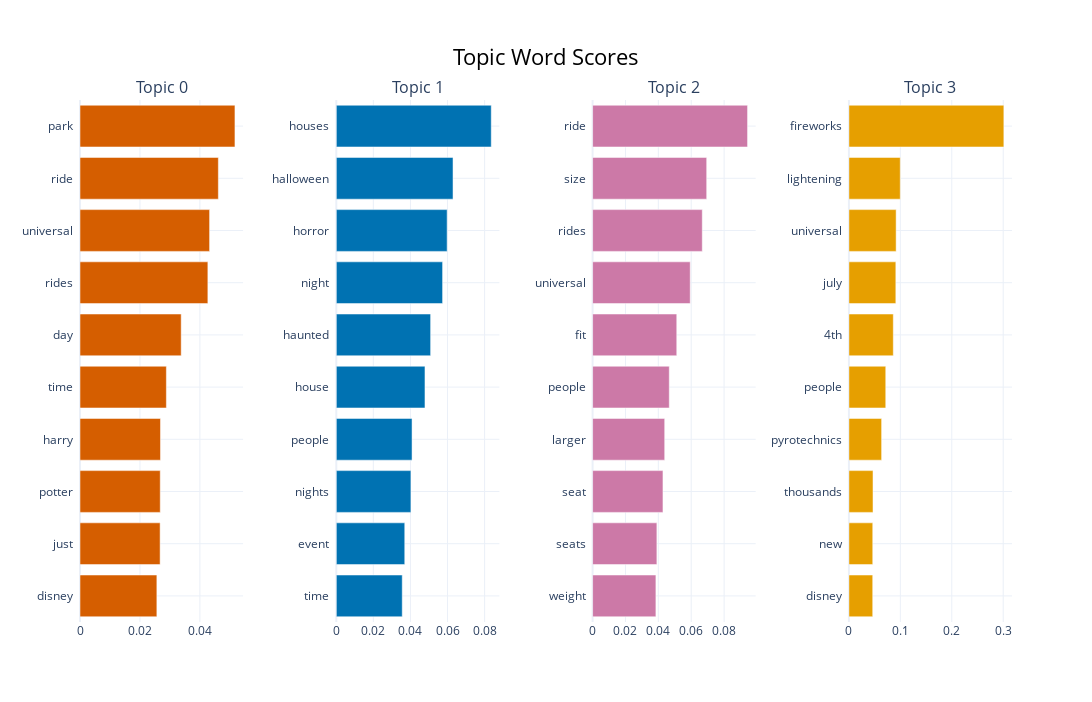

Source (notebook cell):
### Code cell
# visualize terms
model.visualize_barchart(n_words=10, width=300, height=540)

### Figure 1 — Plotly figure (JSON) as saved in the notebook; plotly's stock layout.template omitted (floating-point values rounded to 4 significant figures)
{"data": [{"marker": {"color": "#D55E00"}, "orientation": "h", "type": "bar", "x": [0.02564, 0.02673, 0.02677, 0.02684, 0.02881, 0.03376, 0.04266, 0.04323, 0.04615, 0.05169], "xaxis": "x", "y": ["disney  ", "just  ", "potter  ", "harry  ", "time  ", "day  ", "rides  ", "universal  ", "ride  ", "park  "], "yaxis": "y"}, {"marker": {"color": "#0072B2"}, "orientation": "h", "type": "bar", "x": [0.03558, 0.03693, 0.04026, 0.04087, 0.04784, 0.05089, 0.05735, 0.0598, 0.06297, 0.0836], "xaxis": "x2", "y": ["time  ", "event  ", "nights  ", "people  ", "house  ", "haunted  ", "night  ", "horror  ", "halloween  ", "houses  "], "yaxis": "y2"}, {"marker": {"color": "#CC79A7"}, "orientation": "h", "type": "bar", "x": [0.03851, 0.03911, 0.0428, 0.04386, 0.04664, 0.05119, 0.05938, 0.06671, 0.0694, 0.09425], "xaxis": "x3", "y": ["weight  ", "seats  ", "seat  ", "larger  ", "people  ", "fit  ", "universal  ", "rides  ", "size  ", "ride  "], "yaxis": "y3"}, {"marker": {"color": "#E69F00"}, "orientation": "h", "type": "bar", "x": [0.0463, 0.04636, 0.04687, 0.06361, 0.07162, 0.0863, 0.09122, 0.09182, 0.09982, 0.3012], "xaxis": "x4", "y": ["disney  ", "new  ", "thousands  ", "pyrotechnics  ", "people  ", "4th  ", "july  ", "universal  ", "lightening  ", "fireworks  "], "yaxis": "y4"}], "layout": {"annotations": [{"font": {"size": 16}, "showarrow": false, "text": "Topic 0", "x": 0.0875, "xanchor": "center", "xref": "paper", "y": 1, "yanchor": "bottom", "yref": "paper"}, {"font": {"size": 16}, "showarrow": false, "text": "Topic 1", "x": 0.3625, "xanchor": "center", "xref": "paper", "y": 1, "yanchor": "bottom", "yref": "paper"}, {"font": {"size": 16}, "showarrow": false, "text": "Topic 2", "x": 0.6375, "xanchor": "center", "xref": "paper", "y": 1, "yanchor": "bottom", "yref": "paper"}, {"font": {"size": 16}, "showarrow": false, "text": "Topic 3", "x": 0.9125, "xanchor": "center", "xref": "paper", "y": 1, "yanchor": "bottom", "yref": "paper"}], "height": 702, "hoverlabel": {"bgcolor": "white", "font": {"family": "Rockwell", "size": 16}}, "showlegend": false, "title": {"font": {"color": "Black", "size": 22}, "text": "Topic Word Scores", "x": 0.5, "xanchor": "center", "yanchor": "top"}, "width": 1200, "xaxis": {"anchor": "y", "domain": [0, 0.175], "showgrid": true}, "xaxis2": {"anchor": "y2", "domain": [0.275, 0.45], "showgrid": true}, "xaxis3": {"anchor": "y3", "domain": [0.55, 0.725], "showgrid": true}, "xaxis4": {"anchor": "y4", "domain": [0.825, 1], "showgrid": true}, "yaxis": {"anchor": "x", "domain": [0, 1], "showgrid": true}, "yaxis2": {"anchor": "x2", "domain": [0, 1], "showgrid": true}, "yaxis3": {"anchor": "x3", "domain": [0, 1], "showgrid": true}, "yaxis4": {"anchor": "x4", "domain": [0, 1], "showgrid": true}}}
